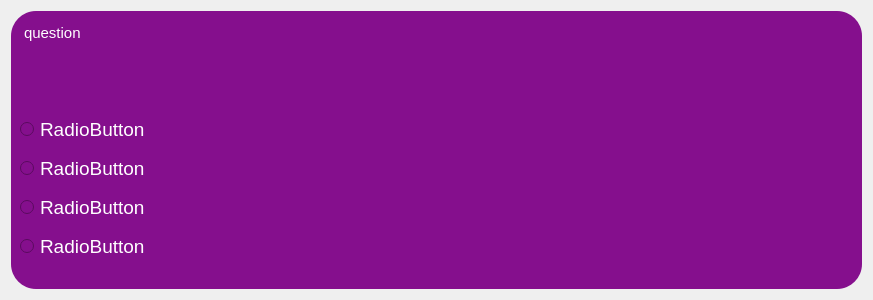
<?xml version="1.0" encoding="UTF-8"?>
<ui version="4.0">
 <class>Question</class>
 <widget class="QWidget" name="Question">
  <property name="geometry">
   <rect>
    <x>0</x>
    <y>0</y>
    <width>873</width>
    <height>300</height>
   </rect>
  </property>
  <property name="windowTitle">
   <string>Form</string>
  </property>
  <layout class="QGridLayout" name="gridLayout">
   <item row="0" column="0">
    <widget class="QFrame" name="question_one_frame">
     <property name="sizePolicy">
      <sizepolicy hsizetype="Preferred" vsizetype="Preferred">
       <horstretch>0</horstretch>
       <verstretch>0</verstretch>
      </sizepolicy>
     </property>
     <property name="minimumSize">
      <size>
       <width>500</width>
       <height>0</height>
      </size>
     </property>
     <property name="maximumSize">
      <size>
       <width>16777215</width>
       <height>600</height>
      </size>
     </property>
     <property name="styleSheet">
      <string notr="true">border-radius: 25px;
background: #850F8D;</string>
     </property>
     <property name="frameShape">
      <enum>QFrame::StyledPanel</enum>
     </property>
     <property name="frameShadow">
      <enum>QFrame::Raised</enum>
     </property>
     <layout class="QGridLayout" name="gridLayout_2">
      <item row="0" column="0">
       <layout class="QVBoxLayout" name="verticalLayout">
        <property name="spacing">
         <number>15</number>
        </property>
        <property name="leftMargin">
         <number>0</number>
        </property>
        <property name="topMargin">
         <number>0</number>
        </property>
        <property name="rightMargin">
         <number>0</number>
        </property>
        <property name="bottomMargin">
         <number>0</number>
        </property>
        <item>
         <widget class="QTextEdit" name="question_text">
          <property name="maximumSize">
           <size>
            <width>16777215</width>
            <height>100</height>
           </size>
          </property>
          <property name="font">
           <font>
            <pointsize>14</pointsize>
           </font>
          </property>
          <property name="styleSheet">
           <string notr="true">color: white;</string>
          </property>
          <property name="readOnly">
           <bool>true</bool>
          </property>
          <property name="html">
           <string>&lt;!DOCTYPE HTML PUBLIC &quot;-//W3C//DTD HTML 4.0//EN&quot; &quot;http://www.w3.org/TR/REC-html40/strict.dtd&quot;&gt;
&lt;html&gt;&lt;head&gt;&lt;meta name=&quot;qrichtext&quot; content=&quot;1&quot; /&gt;&lt;meta charset=&quot;utf-8&quot; /&gt;&lt;style type=&quot;text/css&quot;&gt;
p, li { white-space: pre-wrap; }
hr { height: 1px; border-width: 0; }
li.unchecked::marker { content: &quot;\2610&quot;; }
li.checked::marker { content: &quot;\2612&quot;; }
&lt;/style&gt;&lt;/head&gt;&lt;body style=&quot; font-family:'Ubuntu'; font-size:14pt; font-weight:400; font-style:normal;&quot;&gt;
&lt;p style=&quot; margin-top:0px; margin-bottom:0px; margin-left:0px; margin-right:0px; -qt-block-indent:0; text-indent:0px;&quot;&gt;&lt;span style=&quot; font-size:11pt;&quot;&gt;question&lt;/span&gt;&lt;/p&gt;&lt;/body&gt;&lt;/html&gt;</string>
          </property>
         </widget>
        </item>
        <item>
         <widget class="QRadioButton" name="choice1">
          <property name="font">
           <font>
            <pointsize>14</pointsize>
           </font>
          </property>
          <property name="styleSheet">
           <string notr="true">color: white;</string>
          </property>
          <property name="text">
           <string>RadioButton</string>
          </property>
         </widget>
        </item>
        <item>
         <widget class="QRadioButton" name="choice2">
          <property name="font">
           <font>
            <pointsize>14</pointsize>
           </font>
          </property>
          <property name="styleSheet">
           <string notr="true">color: white;</string>
          </property>
          <property name="text">
           <string>RadioButton</string>
          </property>
         </widget>
        </item>
        <item>
         <widget class="QRadioButton" name="choice3">
          <property name="font">
           <font>
            <pointsize>14</pointsize>
           </font>
          </property>
          <property name="styleSheet">
           <string notr="true">color: white;</string>
          </property>
          <property name="text">
           <string>RadioButton</string>
          </property>
         </widget>
        </item>
        <item>
         <widget class="QRadioButton" name="choice4">
          <property name="font">
           <font>
            <pointsize>14</pointsize>
           </font>
          </property>
          <property name="styleSheet">
           <string notr="true">color: white;</string>
          </property>
          <property name="text">
           <string>RadioButton</string>
          </property>
         </widget>
        </item>
        <item>
         <spacer name="verticalSpacer">
          <property name="orientation">
           <enum>Qt::Vertical</enum>
          </property>
          <property name="sizeHint" stdset="0">
           <size>
            <width>20</width>
            <height>40</height>
           </size>
          </property>
         </spacer>
        </item>
       </layout>
      </item>
     </layout>
    </widget>
   </item>
  </layout>
 </widget>
 <resources/>
 <connections/>
</ui>
